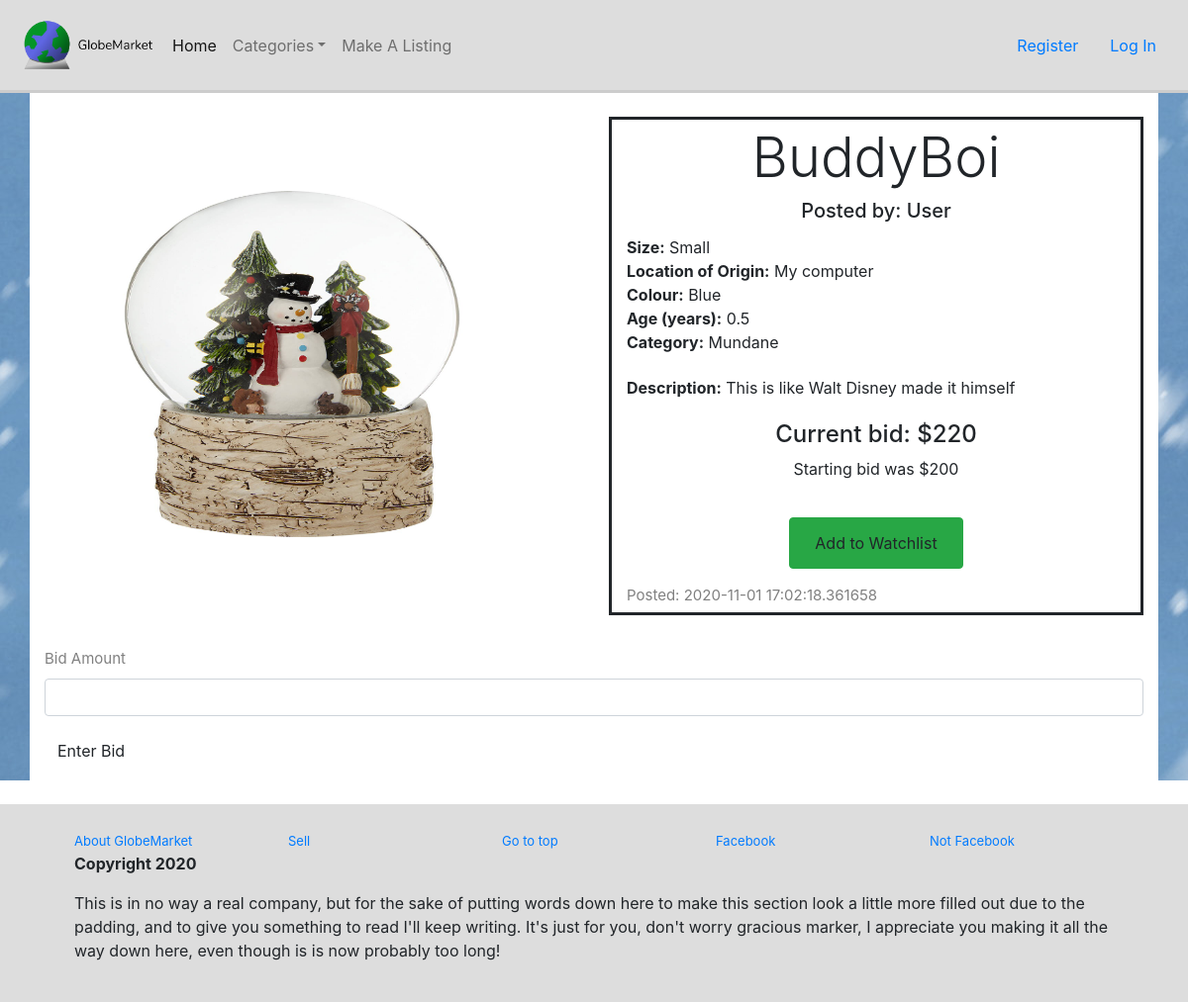
Screenshot of /listings/3 with the database file from the repository.
### auction/models.py (models this page shows, shortened)
class Listing(db.Model):
    __tablename__ = 'listings'
    id = db.Column(db.Integer, primary_key=True)
    name = db.Column(db.String(80), nullable=False)
    size = db.Column(db.String(50), nullable=False)
    origin = db.Column(db.String(200), nullable=False)
    colour = db.Column(db.String(100), nullable=False)
    age = db.Column(db.Integer, nullable=False)
    category = db.Column(db.String(100), nullable=False)
    description = db.Column(db.String(200), nullable=False)
    startbid = db.Column(db.Integer, nullable=False)
    image = db.Column(db.String(400), nullable=False)
    upost = db.Column(db.String(30), db.ForeignKey('users.name'), nullable=False)
    created_at = db.Column(db.DateTime, default=datetime.now())
    status = db.Column(db.Boolean, default=True, nullable=False)

class Bidding(db.Model):
    __tablename__ = 'bids'
    id = db.Column(db.Integer, primary_key=True)
    sub_bid = db.Column(db.Integer, nullable=False)
    created_at = db.Column(db.DateTime, default=datetime.now())
    usr_id = db.Column(db.Integer, db.ForeignKey('users.id'), nullable=False)
    usr_name = db.Column(db.String(100), db.ForeignKey('users.name'), nullable=False)
    lis_id = db.Column(db.Integer, db.ForeignKey('listings.id'), nullable=False)
    def __repr__(self): #string print method
        return "${}".format(self.sub_bid)

### auction/listings.py (the view, shortened to what this page needs)
@bp.route('/<id>', methods = ['GET', 'POST'])
def show(id):
  listing = Listing.query.filter_by(id=id).first()
  showbid = Bidding.query.filter_by(lis_id=id).order_by(Bidding.sub_bid.desc()).first()
  tablebid = Bidding.query.filter_by(lis_id=id).all()
  bidform = BiddingForm()
  watchform = WatchlistAddForm()
  if watchform.validate_on_submit():
    watchadd = Watchlist(user_name=current_user.name,
                        list_id=listing.id)
    db.session.add(watchadd)
    db.session.commit()
    return redirect(url_for('listing.show', id=id))
  closeform = CloseAucForm()
  if closeform.validate_on_submit():
    listing.status=False
    db.session.commit()
    return redirect(url_for('listing.show', id=id))
  return render_template('listings/show.html',
                            listing=listing,
                            showbid=showbid,
                            tablebid=tablebid,
                            bidform=bidform,
                            watchform=watchform,
                            closeform=closeform)

### auction/forms.py
class BiddingForm(FlaskForm):
    bid_amount=IntegerField("Bid Amount", validators=[InputRequired('Enter bid amount')])
    submit=SubmitField("Enter Bid")

class WatchlistAddForm(FlaskForm):
    add_item=SubmitField("Add to Watchlist")

### auction/templates/listings/show.html (shortened to what this page needs)
{% extends 'base.html' %}
{% import "bootstrap/wtf.html" as wtf %}
{% block content %}
<div class="container" id="buffergrid" style="background-color: white;">
    <div class="row">
    <div class="col"><img src="{{listing.image}}" width="500" height="500"></div>
    <div class="col">
        <div class="container" id="bordergrid">
        <div class="row">
            <div class="col">
            <div class="bannertitle">
                <h1 class="display-4">{{ listing.name }}</h1>
                <h5>Posted by: {{ listing.upost }}</h5>
            </div>
            </div>
            <div class="col"><b>Size:</b> {{listing.size}}</div>
            <div class="col"><b>Location of Origin:</b> {{listing.origin}}</div>
            <div class="col"><b>Colour:</b> {{listing.colour}}</div>
            <div class="col"><b>Age (years):</b> {{listing.age}} </div>
            <div class="col"><b>Category:</b> {{listing.category}}</div>
            <div class="w-100" id="spacer"></div>
            <div class="col"><b>Description:</b> {{listing.description}}
            </div>
            <div class="col" id="padupbtn"><h4>Current bid: {{showbid}}</h4>
            <p>Starting bid was ${{listing.startbid}}</p></div>
            {% if listing.upost != current_user.name %}
                {% if listing.status == True %}
                    <div class="col" id="padupbtn"><button type="button" class="btn btn-success">{{wtf.quick_form(watchform)}}</button></div>
                {% else %}
                    <div class="col" id="padupbtn"><h1>Auction Closed</h1>
                {% endif %}
            {% endif %}
            <div class="col" id="padup">Posted: {{listing.created_at}}</div>
        </div>
        </div>
    </div>
</div>
<div id="padup">
{% if listing.upost == current_user.name %}
        <div class="accordion" id="accordionExample">
            <div class="card">
            <div class="card-header" id="headingOne">
                <h2 class="mb-0">
                <button class="btn btn-link btn-block text-left" type="button" data-toggle="collapse" data-target="#collapseOne" aria-expanded="true" aria-controls="collapseOne">
                    View Bid History:
                </button>
                </h2>
            </div>
            <div id="collapseOne" class="collapse show" aria-labelledby="headingOne" data-parent="#accordionExample">
                <div class="card-body">
                    {% if tablebid %}
                        <table class="table">
                            <thead>
                            <tr>
                                    <th scope="col">Bidder's Username</th>
                                    <th scope="col">Bid Amount</th>
                                    <th scope="col">Bid Date</th>
                            </tr>
                            </thead>
                            {% for bid in tablebid %}
                                <tbody>
                                <tr>
                                    <th scope="row">{{bid.usr_name}}</th>
                                    <td>{{bid.sub_bid}}</td>
                                    <td>{{bid.created_at}}</td>
                                </tr>
                                </tbody>
                            {% endfor %}
                        </table>
                    {% else %}
                    <h2 class='nobids'>Aw. no one has made a bid yet. Head up champ, they'll buy it soon.</h2>
                    {% endif %}
                    {% if listing.status == True %}
                        <h1>Auction Open</h1>
                    {% else %}
                        <h1>Auction Closed</h1>
                    {% endif %}
                </div>
            </div>
            <button type="button" class="btn btn-warning">{{wtf.quick_form(closeform)}}</button>
            </div>
        </div>
{% else %}
    {% if listing.status == True %}
        {{wtf.quick_form(bidform)}}
    {% else %}
        <h1>Bidding time is over, you missed it.</h1>
    {% endif %}
{% endif %}
</div>
</div>
{% endblock %}

### auction/static/globestyles.css (style rules this page uses)
.bannertitle { padding-bottom: 1%; padding-top: 1%; text-align: center; }
#buffergrid { padding-top: 2%; }
#padup { color: grey; padding-top: 3%; font-size: 15px; padding-bottom: 1%; }
#spacer { padding: 2%; }
#padupbtn { padding-top: 4%; text-align: center; }
#bordergrid { border-style: solid; }

### rows the page displays
Listing: image (picture), name "BuddyBoi", upost "User", size "Small", origin "My computer", colour "Blue", age "0.5", category "Mundane", description "This is like Walt Disney made it himself", startbid "200", created_at "2020-11-01 17:02:18.361658"
Bidding: sub_bid "$220"
